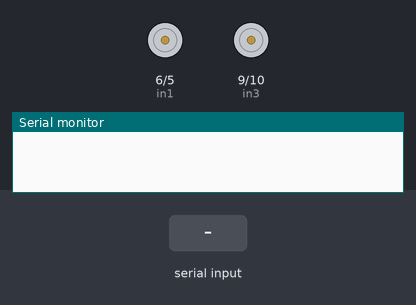
Simulated run of this sketch. Board: Arduino Uno, built with avr-gcc and run on an emulated ATmega328P. On the bench: motor-driver pin pairs drawn as motors (green arrow = first pin HIGH = forward, orange = second pin HIGH = backward, longer = more drive), the last lines printed to the serial monitor. Inputs (shaded band) come from the test bench.

Above: at 1.2 s.
1.3 s: "F" received over the second serial link
At 2.3 s:
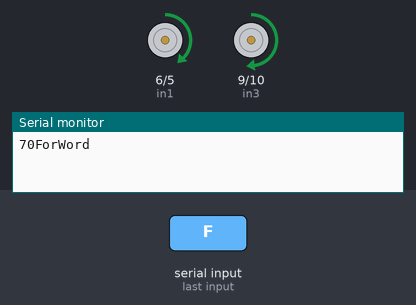
2.8 s: "B" received over the second serial link
At 3.4 s:
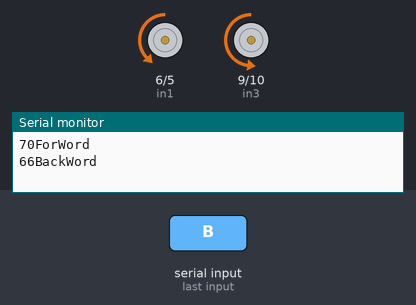
4.3 s: "L" received over the second serial link
At 4.6 s:
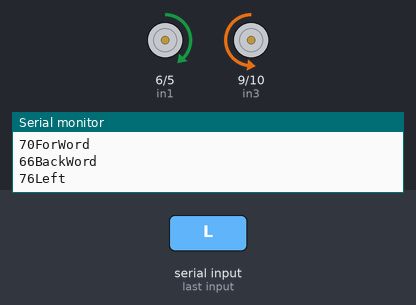
5.8 s: "R" received over the second serial link
At 6.9 s:
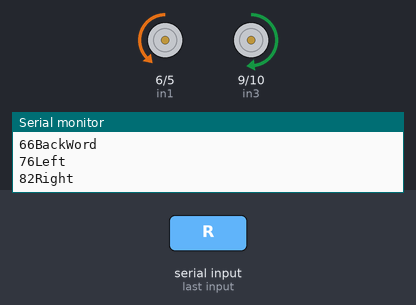
Timing chart, 0 to 8.3 s (numbered marks = the images above; inputs shaded):
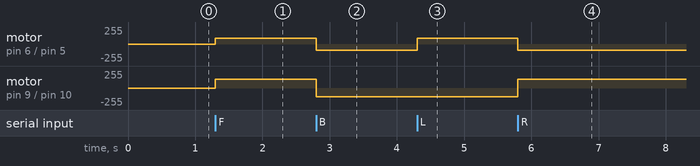

The sketch:

code.ino
```cpp
#include <SoftwareSerial.h>

SoftwareSerial rxSerial(2, 3); // RX, TX
// Inputs of Motor A
int in1 = 6;                           // Assign Pin 8 for in1 (Input 1 for Motor A)
int in2 = 5;                           // Assign Pin 7 for in2 (Input for Motor A)
// Inputs of Motor B
int in3 = 9;                           // Assign Pin 5 for in3 ( Input for Motor B)
int in4 = 10;                          // Assign Pin 4 for in4 (Input for Motor B)
long d_time = 2000;

int command;             //Int to store app command state.
int speedCar = 130;       // 50 - 255.
int speedCar1 = 90;     // 50 - 255.

int speed_Coeff = 4;


void setup()
{
  Serial.begin(9600);
  rxSerial.begin(9600);
  rxSerial.println("OK");
  pinMode(in1, OUTPUT);                           // Pin 5 acts as Output Pin for Motor Input 1 (Motor A)
  pinMode(in2, OUTPUT);                           // Pin 6 acts as Output Pin for Motor Input 2 (Motor A)
  pinMode(in3, OUTPUT);                           // Pin 9 acts as Output Pin for Motor Input 3 (Motor B)
  pinMode(in4, OUTPUT);                           // Pin 10 acts as Output Pin for Motor Input 4 (Motor B)
  // Motor A
  analogWrite(in1, 0);                            // Pin 8 is High for Motor Input1
  analogWrite(in2, 0);                            // Pin 7 is Low for Motor Input2

  // Motor B
  analogWrite(in3, 0);                            // Pin 5 is High for Motor Input 3
  analogWrite(in4, 0);                            // Pin 4 is Low for Motor Input 4

}

void forward()
{
   analogWrite(in1, speedCar1);
   analogWrite(in2, 0);
   analogWrite(in3, speedCar);
   analogWrite(in4, 0);
   Serial.println("ForWord");
}

void backward()
{
   analogWrite(in1, 0);
   analogWrite(in2, speedCar1);
   // Set Motor B backward
   analogWrite(in3, 0);
   analogWrite(in4, speedCar);
   Serial.println("BackWord");
}

void left()
{
   // Move Left
   // Set Motor A backward
   analogWrite(in1, speedCar1);
   analogWrite(in2, 0);
   // Set Motor B backward
   analogWrite(in3, 0);
   analogWrite(in4, speedCar);
   Serial.println("Left");
}

void right()
{
   // Move Right
   // Set Motor A backward
   analogWrite(in1, 0);
   analogWrite(in2, speedCar1);
   // Set Motor B backward
   analogWrite(in3, speedCar);
   analogWrite(in4, 0);
   Serial.println("Right");
}
void stop_motor()
{
  analogWrite(in1, 0);                            // Pin 8 is High for Motor Input1
  analogWrite(in2, 0);                             // Pin 7 is Low for Motor Input2
  analogWrite(in3, 0);                           // Pin 5 is High for Motor Input 3
  analogWrite(in4, 0);                            // Pin 4 is Low for Motor Input 4
  Serial.println("STOP");
}

void loop()
{

if (rxSerial.available() > 0)
  {
    command = rxSerial.read();
    Serial.print(command);

  switch (command)
  {

    case 'F':forward();break;
    case 'B':backward();break;
    case 'L':left();break;
    case 'R':right();break;
    case 'S':stop_motor();break;
  }
  }
}
/*End*/
```

Measured:
- after the input at 1.3 s, motor on pin 6 (in1) / pin 5 (in2): stopped → forward 90/255 at once; motor on pin 9 (in3) / pin 10 (in4): stopped → forward 130/255 at once
- after the input at 2.8 s, motor on pin 6 (in1) / pin 5 (in2): forward 90/255 → backward 90/255 at once; motor on pin 9 (in3) / pin 10 (in4): forward 130/255 → backward 130/255 at once
- after the input at 4.3 s, motor on pin 6 (in1) / pin 5 (in2): backward 90/255 → forward 90/255 at once
- after the input at 5.8 s, motor on pin 6 (in1) / pin 5 (in2): forward 90/255 → backward 90/255 at once; motor on pin 9 (in3) / pin 10 (in4): backward 130/255 → forward 130/255 at once
